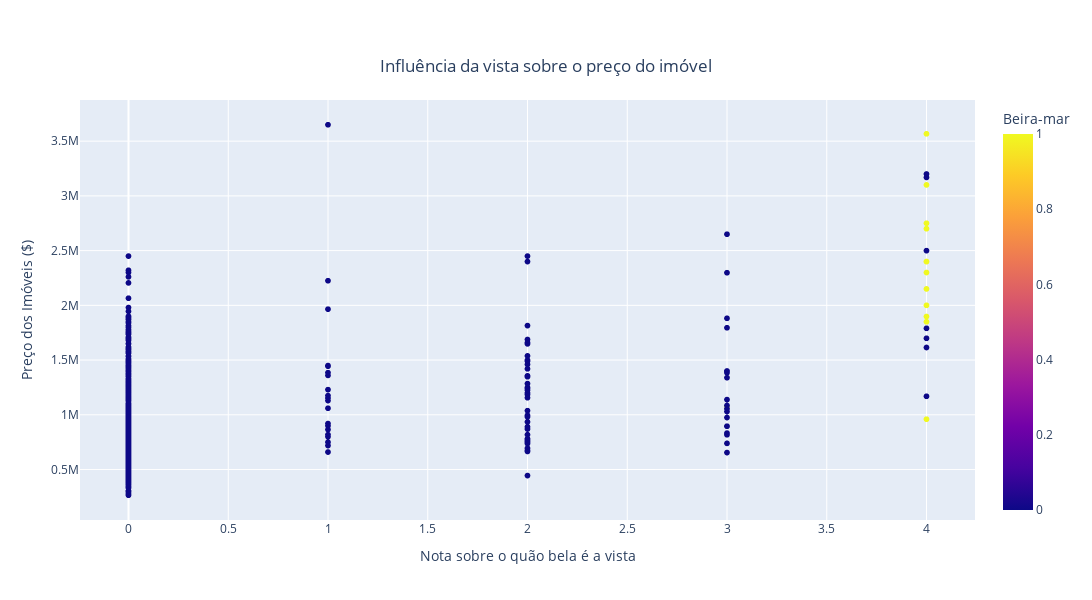

Here is the notebook cell this chart was saved with:
### Code cell
# Vista do imóvel x Preço

fig = px.scatter(
                df_five, x = 'view', y = 'price', color ='waterfront',
                title = 'Influência da vista sobre o preço do imóvel',
                labels={'view': 'Nota sobre o quão bela é a vista', 'price': 'Preço dos Imóveis ($)', 'waterfront':'Beira-mar'},
                width=1200, height=600
)

fig.update_layout(title={'text': 'Influência da vista sobre o preço do imóvel', 'x': 0.5, 'y': 0.9})

fig.show()

# A nota sobre à vista do imóvel, e se o mesmo é ou não a beira-mar, não tem influência sobre o preço.
# O fato do imóvel ser ou não a beira-mar, tem grande influência sobre a nota de quão bela é a vista do imóvel.

### Figure 1 — Plotly figure (JSON) as saved in the notebook; plotly's stock layout.template omitted (floating-point values rounded to 4 significant figures; data arrays with more than 128 entries replaced by an {"elided": "..."} marker saying what was removed)
{"data": [{"hovertemplate": "Nota sobre o quão bela é a vista=%{x}<br>Preço dos Imóveis ($)=%{y}<br>Beira-mar=%{marker.color}<extra></extra>", "legendgroup": "", "marker": {"color": {"elided": "1171 int values"}, "coloraxis": "coloraxis", "symbol": "circle"}, "mode": "markers", "name": "", "showlegend": false, "type": "scattergl", "x": {"elided": "1171 int values"}, "xaxis": "x", "y": {"elided": "1171 int values"}, "yaxis": "y"}], "layout": {"coloraxis": {"colorbar": {"title": {"text": "Beira-mar"}}, "colorscale": [[0, "#0d0887"], [0.1111, "#46039f"], [0.2222, "#7201a8"], [0.3333, "#9c179e"], [0.4444, "#bd3786"], [0.5556, "#d8576b"], [0.6667, "#ed7953"], [0.7778, "#fb9f3a"], [0.8889, "#fdca26"], [1, "#f0f921"]]}, "height": 600, "legend": {"tracegroupgap": 0}, "title": {"text": "Influência da vista sobre o preço do imóvel", "x": 0.5, "y": 0.9}, "width": 1200, "xaxis": {"anchor": "y", "domain": [0, 1], "title": {"text": "Nota sobre o quão bela é a vista"}}, "yaxis": {"anchor": "x", "domain": [0, 1], "title": {"text": "Preço dos Imóveis ($)"}}}}
